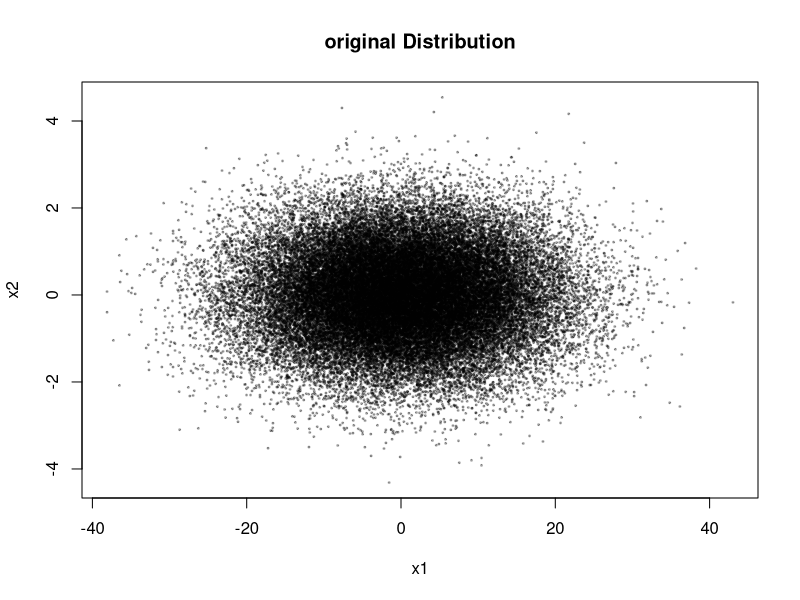
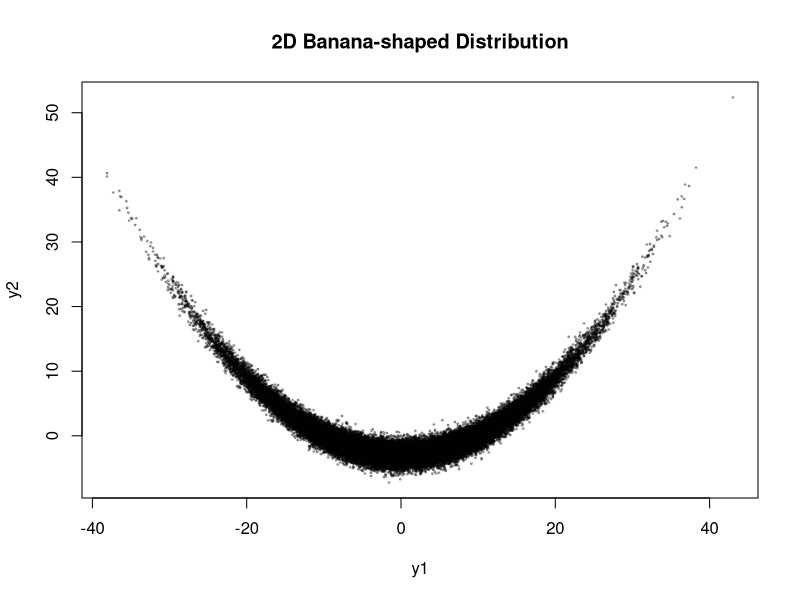
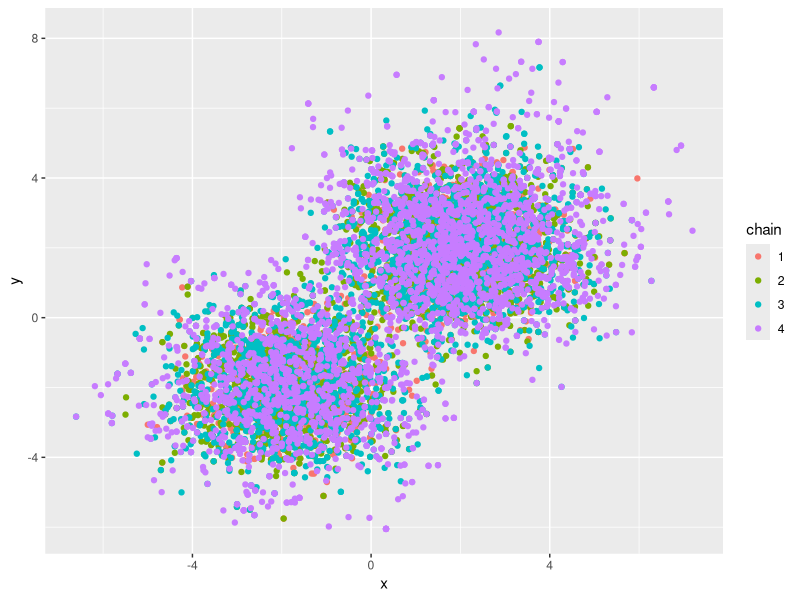
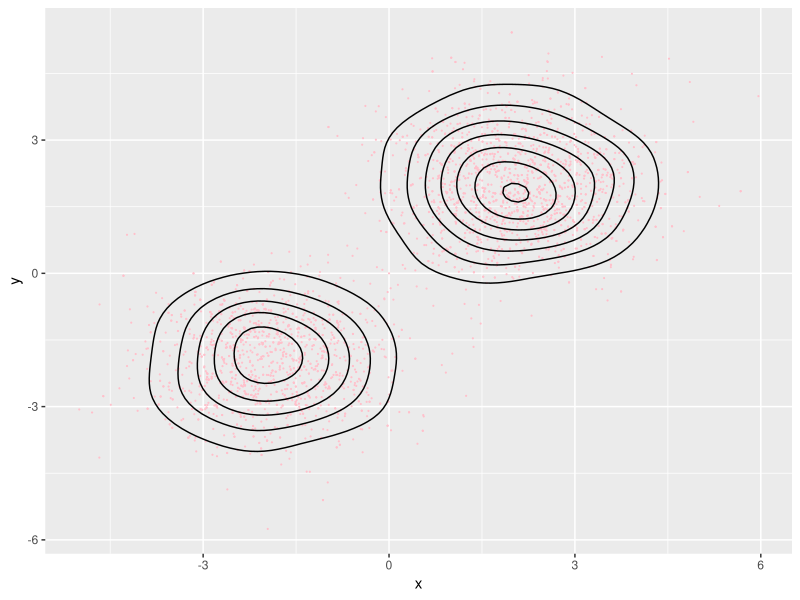
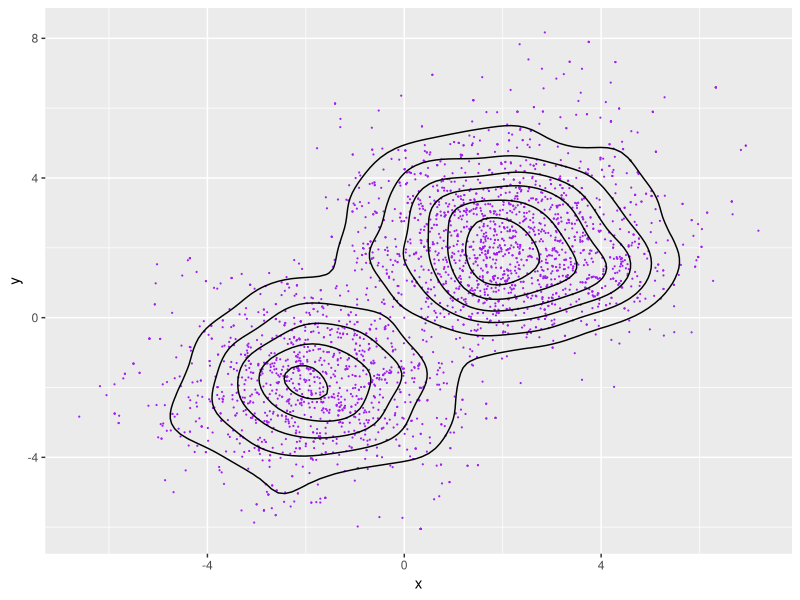

These charts were generated, in order, by the following R code:
## ---- chunk 1
set.seed(1)

n  <- 50000
b  <- 0.03

# 1. 采样基准二维高斯
library(MASS)
Sigma <- matrix(c(100, 0,
                   0, 1), nrow = 2)
x     <- mvrnorm(n, mu = c(0,0), Sigma = Sigma)
x1    <- x[,1]
x2    <- x[,2]

plot(x1, x2, pch=20, cex=0.4, col=rgb(0,0,0,0.3),
     xlab="x1", ylab="x2", main="original Distribution")

# 2. 施加香蕉变换
y1 <- x1
y2 <- x2 + b * (x1^2 - 100)

# 3. 绘图
plot(y1, y2, pch=20, cex=0.4, col=rgb(0,0,0,0.3),
     xlab="y1", ylab="y2", main="2D Banana-shaped Distribution")

## ---- chunk 2
library(mvtnorm)
# ---------------Input--------------- #
beta <- c(1,0.8,0.6,0.4)  # temper_0,1,2 beta_0 = 1
temper_num <- length(beta)

target <- function(x){
  0.5 * dmvnorm(x, mean = c(-2, -2), sigma = diag(2)) +
  0.5 * dmvnorm(x, mean = c( 2,  2), sigma = diag(2))
}

start_where <- rep(list(c(0,0)), temper_num)
Sigma       <- rep(list(diag(2)),temper_num)
step <- 1000
## ---- chunk 3
# ---------------Iteration--------------- #
parallel_tempering<- function(beta, temper_num, target, start_where,Sigma,step){
  record <- list()
  for (i in 1:temper_num){
    record[[i]] <- list(start_where[[i]])
  }
  
  # temper_num = even
  for (s in 1:step){
    
    new_point_local <- vector("list", temper_num)
    for (temper in 1:temper_num){
      
      # ---------------Local jump--------------- #
      original_point <- record[[temper]][[length(record[[temper]])]]
      #target_local   <- target^beta[temper] 
      
      propose_local  <- as.numeric(rmvnorm(1, original_point, Sigma[[temper]]))
      acc_rate_local <- min(1, target(propose_local)^beta[temper]/target(original_point)^beta[temper])
      
      u_local <- runif(1)
      if (u_local<acc_rate_local){
        new_point_local[[temper]] <- propose_local
      }else{
        new_point_local[[temper]] <- original_point
      }
    }
    
    # ---------------Swith decision--------------- #
    if (s%%2 == 1){
      for (k in seq(1, temper_num,2)){
        original_point2 <- new_point_local[[k]]
        propose_switch  <- new_point_local[[k+1]]
        
        acc_rate_switch <- min(1, target(propose_switch)^(beta[k]-beta[k+1])*target(original_point2)^(beta[k+1]-beta[k]))
        
        u_switch1 <- runif(1)
        if (u_switch1<acc_rate_switch){
          record[[k]]   <- c(record[[k]],   list(new_point_local[[k+1]]))
          record[[k+1]] <- c(record[[k+1]], list(new_point_local[[k]]))
        }else{
          record[[k]]   <- c(record[[k]],   list(new_point_local[[k]]))
          record[[k+1]] <- c(record[[k+1]], list(new_point_local[[k+1]]))
        }
      }
    }else{for (k in seq(2, temper_num-1,2)){
            original_point2 <- new_point_local[[k]]
            propose_switch  <- new_point_local[[k+1]]
            
            acc_rate_switch <- min(1, target(propose_switch)^(beta[k]-beta[k+1])*target(original_point2)^(beta[k+1]-beta[k]))
            
            u_switch1 <- runif(1)
            if (u_switch1<acc_rate_switch){
              record[[k]]   <- c(record[[k]],   list(new_point_local[[k+1]]))
              record[[k+1]] <- c(record[[k+1]], list(new_point_local[[k]]))
            }else{
              record[[k]]   <-  c(record[[k]],   list(new_point_local[[k]]))
              record[[k+1]] <-  c(record[[k+1]], list(new_point_local[[k+1]]))
            }
    }
      record[[1]]          <- c(record[[1]],          list(new_point_local[[1]])) 
      record[[temper_num]] <- c(record[[temper_num]], list(new_point_local[[temper_num]])) 
    }
  }
  return(list(out = record))
  }
## ---- chunk 4
# length(beta) needs to be even
out <- parallel_tempering(
          beta = c(1,0.8,0.6,0.4),
          temper_num = length(beta), 
          target = target, 
          start_where = start_where,
          Sigma = Sigma,
          step = 3000
          )
## ---- chunk 5
library(ggplot2)

make_df <- function(rec, idx){
    x <- numeric(length(rec))
    y <- numeric(length(rec))
    for (i in 1:length(rec)){
        x[i] <- rec[[i]][1]
        y[i] <- rec[[i]][2]
    }
    data.frame(x = x, y = y, chain = factor(idx))
}

df1 <- make_df(out[[1]][[1]], 1)
df2 <- make_df(out[[1]][[2]], 2)
df3 <- make_df(out[[1]][[3]], 3)
df4 <- make_df(out[[1]][[4]], 4)

df <- rbind(df1, df2, df3, df4)

ggplot(df, aes(x = x, y = y, color = chain)) +
    geom_point()


## ---- chunk 6

df5 <- data.frame(x = sapply(out[[1]][[1]], function(z) z[[1]]), y = sapply(out[[1]][[1]], function(z) z[[2]]) )
ggplot(df5, aes(x = x, y = y)) +
    geom_point(color = 'pink', size = 0.1) +
    stat_density_2d(
                    geom = "contour", 
                    color = "black")

## ---- chunk 7
df6<- data.frame(x = sapply(out[[1]][[4]], function(z) z[[1]]), y = sapply(out[[1]][[4]], function(z) z[[2]]) )

ggplot(df6,aes(x=x, y= y),)+geom_point(color = 'purple', size = 0.1)+
    stat_density_2d(
                    geom = "contour", 
                    color = "black")
